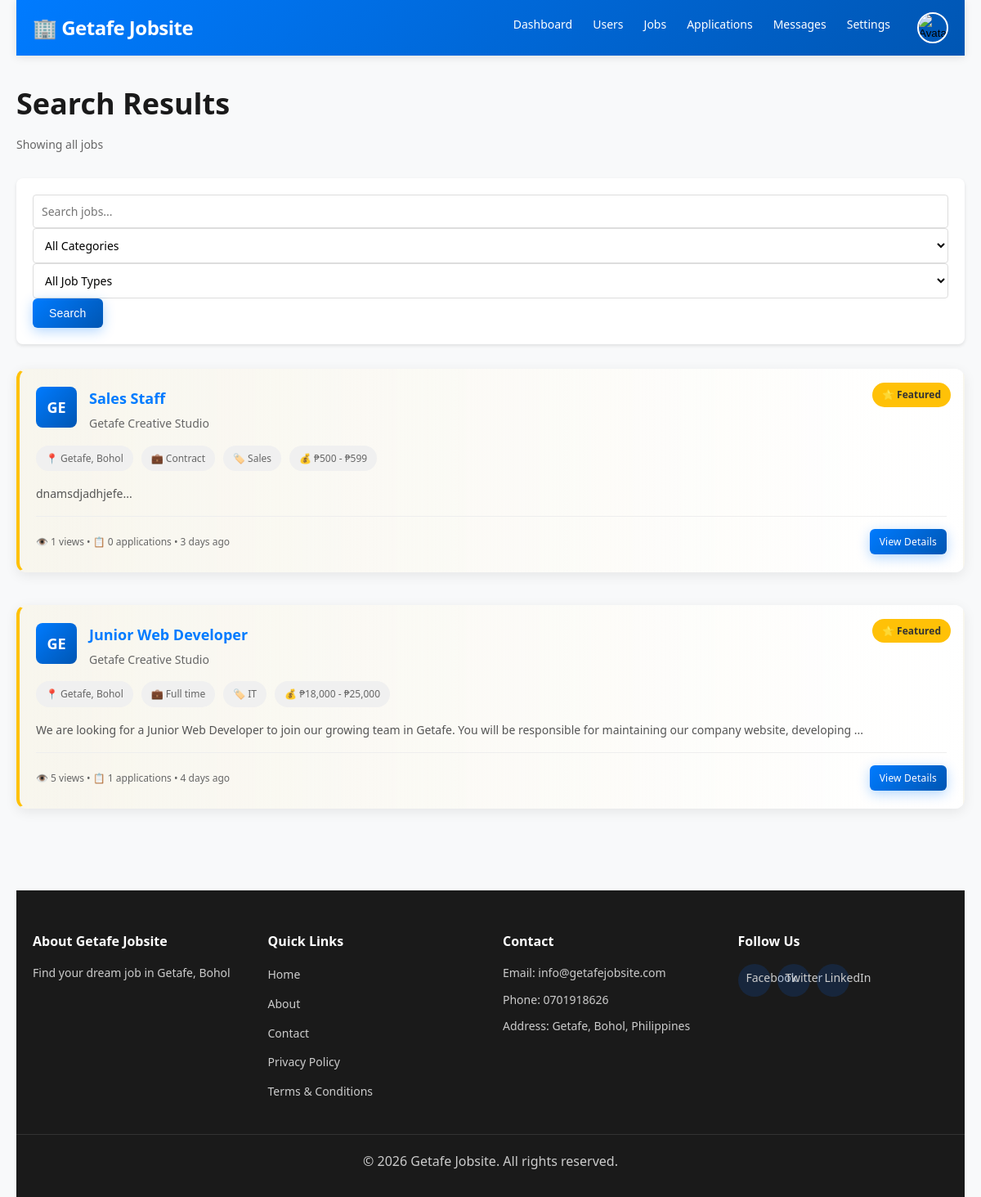
The app's page /public/search.php (signed in), older data.
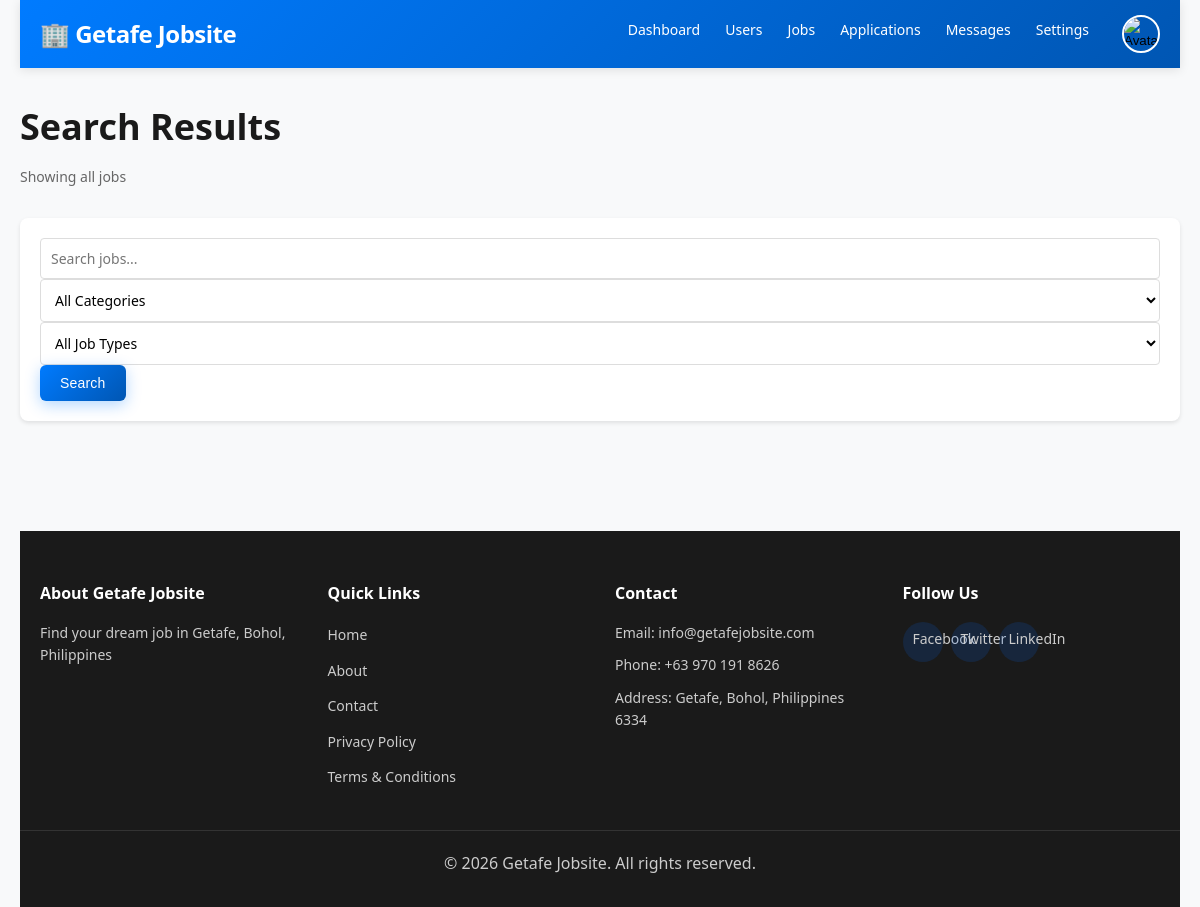
The same page, newer data.
### tables this page shows
CREATE TABLE `jobs` (
  `id` int(11) NOT NULL AUTO_INCREMENT,
  `title` varchar(255) NOT NULL,
  `description` longtext NOT NULL,
  `category` varchar(100) NOT NULL,
  `company` varchar(255) NOT NULL,
  `location` varchar(255) DEFAULT 'Getafe, Bohol',
  `salary_min` int(11) DEFAULT NULL,
  `salary_max` int(11) DEFAULT NULL,
  `job_type` enum('full-time','part-time','contract','temporary','internship') NOT NULL,
  `experience_level` enum('entry','mid','senior','executive') DEFAULT 'mid',
  `requirements` longtext DEFAULT NULL,
  `benefits` longtext DEFAULT NULL,
  `posted_by` int(11) NOT NULL,
  `applications_count` int(11) DEFAULT 0,
  `views_count` int(11) DEFAULT 0,
  `is_active` tinyint(1) DEFAULT 1,
  `is_featured` tinyint(1) DEFAULT 0,
  `featured_until` datetime DEFAULT NULL,
  `created_at` timestamp NOT NULL DEFAULT current_timestamp(),
  `updated_at` timestamp NOT NULL DEFAULT current_timestamp() ON UPDATE current_timestamp(),
  `featured_paid` tinyint(1) DEFAULT 0,
  PRIMARY KEY (`id`),
  KEY `idx_category` (`category`),
  KEY `idx_job_type` (`job_type`),
  KEY `idx_is_active` (`is_active`),
  KEY `idx_created_at` (`created_at`),
  KEY `jobs_ibfk_1` (`posted_by`),
  KEY `idx_job_featured` (`is_featured`,`featured_until`),
  CONSTRAINT `jobs_ibfk_1` FOREIGN KEY (`posted_by`) REFERENCES `users` (`id`) ON DELETE CASCADE
);

CREATE TABLE `users` (
  `id` int(11) NOT NULL AUTO_INCREMENT,
  `first_name` varchar(100) NOT NULL,
  `last_name` varchar(100) NOT NULL,
  `email` varchar(100) NOT NULL,
  `password` varchar(255) NOT NULL,
  `user_type` enum('jobseeker','employer','admin') NOT NULL DEFAULT 'jobseeker',
  `phone` varchar(20) DEFAULT NULL,
  `location` varchar(255) DEFAULT 'Getafe, Bohol',
  `avatar` varchar(255) DEFAULT NULL,
  `bio` text DEFAULT NULL,
  `skills` varchar(500) DEFAULT NULL,
  `company` varchar(255) DEFAULT NULL,
  `company_info` text DEFAULT NULL,
  `company_website` varchar(255) DEFAULT NULL,
  `company_logo` varchar(255) DEFAULT NULL,
  `verified` tinyint(1) DEFAULT 0,
  `status` enum('active','inactive','banned') DEFAULT 'active',
  `created_at` timestamp NOT NULL DEFAULT current_timestamp(),
  `updated_at` timestamp NOT NULL DEFAULT current_timestamp() ON UPDATE current_timestamp(),
  PRIMARY KEY (`id`),
  UNIQUE KEY `email` (`email`),
  KEY `idx_email` (`email`),
  KEY `idx_user_type` (`user_type`)
);

CREATE TABLE `settings` (
  `id` int(11) NOT NULL AUTO_INCREMENT,
  `setting_key` varchar(100) DEFAULT NULL,
  `setting_value` longtext DEFAULT NULL,
  `created_at` timestamp NOT NULL DEFAULT current_timestamp(),
  `updated_at` timestamp NOT NULL DEFAULT current_timestamp() ON UPDATE current_timestamp(),
  PRIMARY KEY (`id`),
  UNIQUE KEY `setting_key` (`setting_key`)
);

### config/config.php (called while the page is built, shortened)
<?php
require_once __DIR__ . '/database.php';
function sanitize($data) {
    global $conn;
    return $conn->real_escape_string(htmlspecialchars(trim($data)));
}
function timeAgo($datetime) {
    $now = new DateTime();
    $ago = new DateTime($datetime);
    $diff = $now->diff($ago);
    if ($diff->d > 30) {
        return $ago->format('M d, Y');
    } else if ($diff->d > 0) {
        return $diff->d . ' day' . ($diff->d > 1 ? 's' : '') . ' ago';
    } else if ($diff->h > 0) {
        return $diff->h . ' hour' . ($diff->h > 1 ? 's' : '') . ' ago';
    } else if ($diff->i > 0) {
        return $diff->i . ' minute' . ($diff->i > 1 ? 's' : '') . ' ago';
    } else {
        return 'Just now';
    }
}
function formatSalary($min, $max) {
    if ($min && $max) {
        return '₱' . number_format($min) . ' - ₱' . number_format($max);
    }
    return 'Not specified';
}
function getSetting($key, $default = '') {
    global $conn;
    $key = sanitize($key);
    $result = $conn->query("SELECT setting_value FROM settings WHERE setting_key = '$key'");
    if ($result && $result->num_rows > 0) {
        $row = $result->fetch_assoc();
        return $row['setting_value'];
    }
    return $default;
}
?>

### public/search.php (the view, shortened to what the changed rows need)
<?php
require_once '../config/config.php';
$page = (int)($_GET['page'] ?? 1);
$limit = 10;
$offset = ($page - 1) * $limit;
$sql = "SELECT j.*, u.first_name, u.last_name, u.company, u.company_logo
        FROM jobs j
        JOIN users u ON j.posted_by = u.id
        WHERE j.is_active = 1 AND u.status = 'active'";
$count_sql = str_replace('j.*, u.first_name, u.last_name, u.company, u.company_logo', 'COUNT(*) as total', $sql);
$count_result = $conn->query($count_sql);
$count_row = $count_result->fetch_assoc();
$total_jobs = $count_row['total'];
$sql .= " ORDER BY j.is_featured DESC, j.created_at DESC LIMIT $limit OFFSET $offset";
$jobs = $conn->query($sql);
require_once '../includes/header.php';
?>
<div class="container">
    <div class="search-results-page">
        <div class="search-header">
            <h1>Search Results</h1>
        </div>
        <?php if ($total_jobs === 0): ?>
            <div class="no-results">
                <p>No jobs found matching your search criteria.</p>
                <a href="home.php" class="btn btn-primary">Browse All Jobs</a>
            </div>
        <?php else: ?>
            <div class="search-results">
                <?php while ($job = $jobs->fetch_assoc()): ?>
                    <div class="job-card <?php echo $job['is_featured'] ? 'featured' : ''; ?>">
                        <?php if ($job['is_featured']): ?>
                            <span class="featured-badge">⭐ Featured</span>
                        <?php endif; ?>
                        <div class="job-header">
                            <?php if ($job['company_logo']): ?>
                                <img src="<?php echo BASE_URL . $job['company_logo']; ?>"
                                     alt="<?php echo $job['company']; ?>" class="company-logo">
                            <?php else: ?>
                                <div class="company-logo-placeholder">
                                    <?php echo strtoupper(substr($job['company'], 0, 2)); ?>
                                </div>
                            <?php endif; ?>
                            <div class="job-header-content">
                                <h3><a href="job-detail.php?id=<?php echo $job['id']; ?>"><?php echo $job['title']; ?></a></h3>
                                <p class="company"><?php echo $job['company']; ?></p>
                            </div>
                        </div>
                        <div class="job-tags">
                            <span class="tag">📍 <?php echo $job['location']; ?></span>
                            <span class="tag">💼 <?php echo ucfirst(str_replace('-', ' ', $job['job_type'])); ?></span>
                            <span class="tag">🏷️ <?php echo $job['category']; ?></span>
                            <?php if ($job['salary_min'] && $job['salary_max']): ?>
                                <span class="tag">💰 <?php echo formatSalary($job['salary_min'], $job['salary_max']); ?></span>
                            <?php endif; ?>
                        </div>
                        <p class="job-description"><?php echo substr(strip_tags($job['description']), 0, 150) . '...'; ?></p>
                        <div class="job-footer">
                            <small>👁️ <?php echo $job['views_count']; ?> views • 📋 <?php echo $job['applications_count']; ?> applications • <?php echo timeAgo($job['created_at']); ?></small>
                            <a href="job-detail.php?id=<?php echo $job['id']; ?>" class="btn btn-sm btn-primary">View Details</a>
                        </div>
                    </div>
                <?php endwhile; ?>
            </div>
        <?php endif; ?>
    </div>
    <?php require_once '../includes/footer.php'; ?>
</div>
<?php require_once '../includes/footer.php'; ?>
</body>
</html>

### includes/footer.php (shortened to what the changed rows need)
<?php
$site_email = getSetting('site_email', 'info@getafejobsite.com');
$contact_phone = getSetting('contact_phone', '0701918626');
$address = getSetting('address', 'Getafe, Bohol, Philippines');
?>
<footer class="footer">
    <div class="footer-container">
        <div class="footer-section">
            <h4>About <?php echo getSetting('site_name', 'Getafe Jobsite'); ?></h4>
            <p><?php echo getSetting('site_description', 'Find your dream job in Getafe, Bohol'); ?></p>
        </div>
        <div class="footer-section">
            <h4>Contact</h4>
            <p>Email: <?php echo htmlspecialchars($site_email); ?></p>
            <p>Phone: <?php echo htmlspecialchars($contact_phone); ?></p>
            <p>Address: <?php echo htmlspecialchars($address); ?></p>
        </div>
    </div>
</footer>

Row changes from the older to the newer data that the page shows:
removed jobs: is_featured "⭐ Featured", posted_by.company "GE", title "Sales Staff", posted_by.company "Getafe Creative Studio", location "Getafe, Bohol", job_type "Contract", category "Sales", formatSalary($job['salary_min'], $job['salary_max']) "₱500 - ₱599", description "dnamsdjadhjefe", views_count "1", applications_count "0", created_at "3 days ago"
removed jobs: is_featured "⭐ Featured", posted_by.company "GE", title "Junior Web Developer", posted_by.company "Getafe Creative Studio", location "Getafe, Bohol", job_type "Full time", category "IT", formatSalary($job['salary_min'], $job['salary_max']) "₱18,000 - ₱25,000", description "We are looking for a Junior Web Developer to join our growing team in Getafe. You will be responsible for maintaining our company website, developing", views_count "5", applications_count "1", created_at "4 days ago"
changed settings: setting_value "Find your dream job in Getafe, Bohol" → "Find your dream job in Getafe, Bohol, Philippines"
changed settings (number 4 of 5 on the later page): setting_value "0701918626" → "+63 970 191 8626"
changed settings: setting_value "Getafe, Bohol, Philippines" → "Getafe, Bohol, Philippines 6334"
